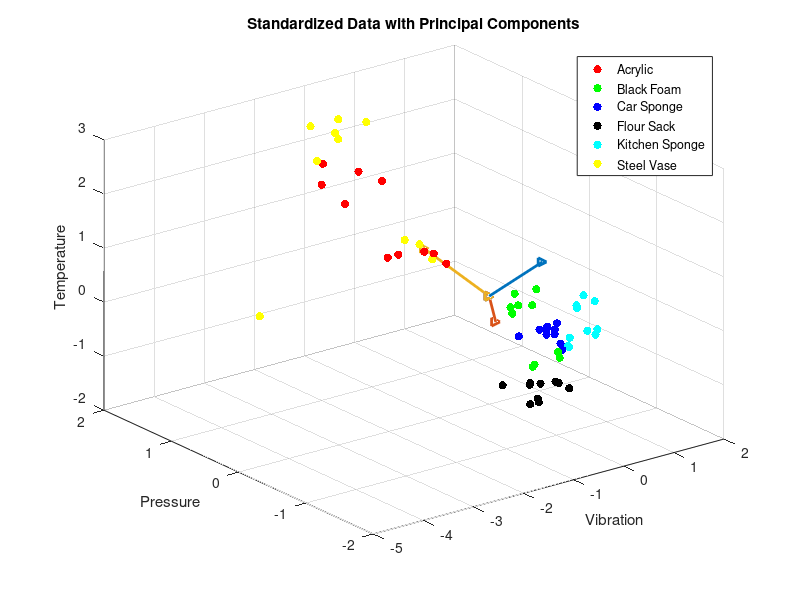
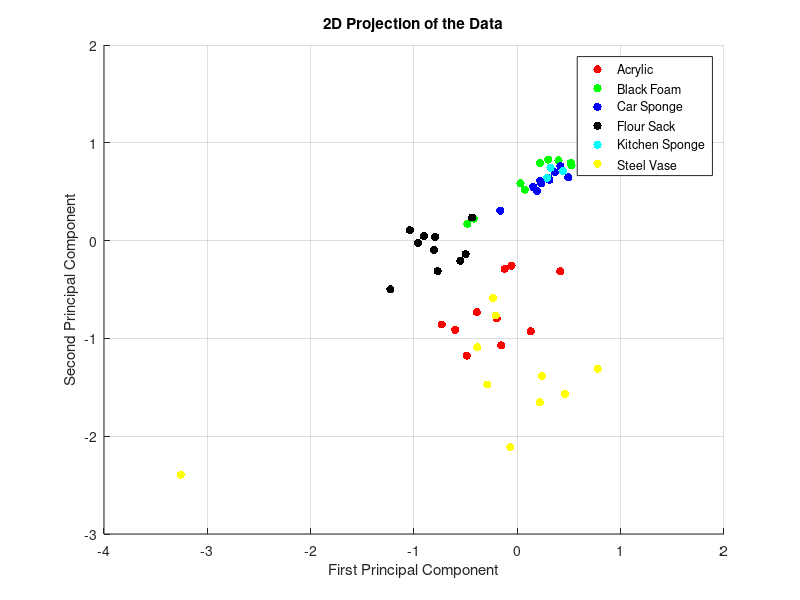
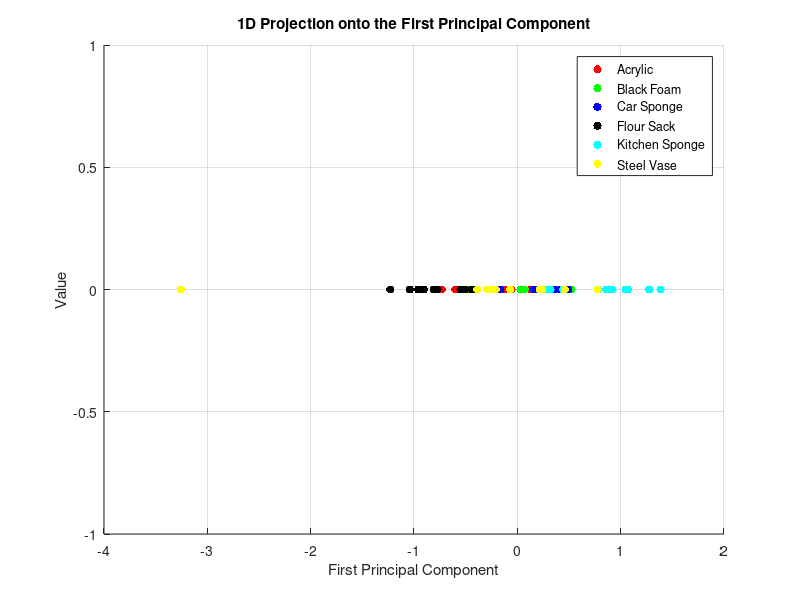
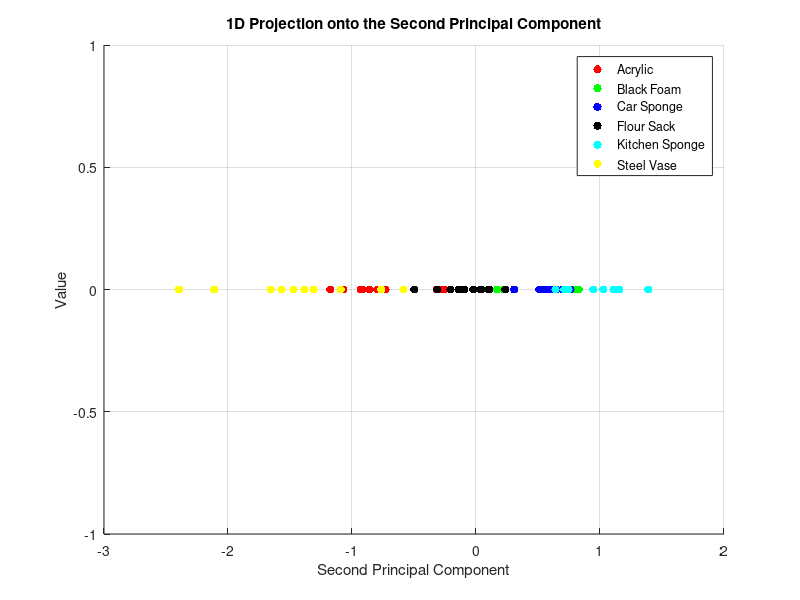

Here is the MATLAB script that generated these plots, in order: (Note: this script raises an error after producing the figures.)
%%section B - 1
folderPath = './PR_CW_DATA_2021';
colors = ['r', 'g', 'b', 'k', 'c', 'y'];
labels = {'Acrylic', 'Black Foam', 'Car Sponge', 'Flour Sack', 'Kitchen Sponge', 'Steel Vase'};

%Data Read

load("./PR_CW_DATA_2021/F0_PVT.mat");
load("./PR_CW_DATA_2021/F1_PVT.mat");

% a: covariance matrix, eigenvalues, and eigenvectors
covMatrix_F0 = cov(dataMatrix_F0);
covMatrix_F1 = cov(dataMatrix_F1);
% eigenvectors V, eigenvalues D
[eigenvectors, eigenvalues] = eig(covMatrix_F0);
[eigenvectors_F1, eigenvalues_F1] = eig(covMatrix_F1);

disp('Eigenvectors:');
disp(eigenvectors);
disp('Eigenvalues:');
disp(diag(eigenvalues));

disp('Eigenvectors_F1:');
disp(eigenvectors_F1);
disp('Eigenvalues_F1:');
disp(diag(eigenvalues_F1));
%% b: Replot the Standardised data with the Principal components displayed

standardizedData = (dataMatrix_F0 - mean(dataMatrix_F0)) ./ std(dataMatrix_F0);
meanData = mean(standardizedData);

figure(1);
for i = 1:length(standardizedData(:,1))/10
    idxStart = (i-1)*10 + 1;
    idxEnd = i*10;
    scatterObjects_Qb1(i) = scatter3(standardizedData(idxStart:idxEnd,1), standardizedData(idxStart:idxEnd,2), standardizedData(idxStart:idxEnd,3),36,colors(i), 'filled', 'DisplayName', labels{i});
    hold on; % 保持当前图像，以便在上面添加更多的散点图
end

% scatter3(standardizedData(:,1), standardizedData(:,2), standardizedData(:,3), 'filled');
title('Standardized Data with Principal Components');
legend(scatterObjects_Qb1, 'Location', 'best');
xlabel('Vibration');
ylabel('Pressure');
zlabel('Temperature');
grid("on");
hold on;


for i = 1:size(eigenvectors,2)
%     vectorEndPoint = (meanData' + sqrt(eigenvalues(i,i)) * eigenvectors(:,i))/10;
    vectorEndPoint = (meanData' + 10 * eigenvectors(:,i))/10;
    plot3([meanData(1) vectorEndPoint(1)], ...
          [meanData(2) vectorEndPoint(2)], ...
          [meanData(3) vectorEndPoint(3)], '->', 'LineWidth', 2);
end

hold off;

% c: Reduce the data to 2-dimensions and replot

L_eig_vec = [];
for i = 1 : size(eigenvectors,2) 
    if( eigenvalues(i,i)>1 )
        L_eig_vec = [L_eig_vec eigenvectors(:,i)];
    end
end

projection2D = standardizedData * eigenvectors(:,1:2);

figure(2);
for i = 1:length(standardizedData(:,1))/10
    idxStart = (i-1)*10 + 1;
    idxEnd = i*10;
    scatterObjects_Qb2(i) = scatter(projection2D(idxStart:idxEnd,1), projection2D(idxStart:idxEnd,2), 36,colors(i), 'filled', 'DisplayName', labels{i});
    hold on; % 保持当前图像，以便在上面添加更多的散点图
end

% scatter(projection2D(:,1), projection2D(:,2), 'filled');
legend(scatterObjects_Qb2, 'Location', 'best');
title('2D Projection of the Data');
xlabel('First Principal Component');
ylabel('Second Principal Component');
grid("on");

% d:Show how the data is distributed across all principal components by plotting as separate 1D number lines.

projection1D_1 = standardizedData * eigenvectors(:,1);
figure(3);

for i = 1:length(standardizedData(:,1))/10
    idxStart = (i-1)*10 + 1;
    idxEnd = i*10;
    scatter(projection1D_1(idxStart:idxEnd), zeros(10,1), 36,colors(i), 'filled', 'DisplayName', labels{i});
    hold on; % 保持当前图像，以便在上面添加更多的散点图
end

% scatter(projection1D_1, zeros(size(projection1D_1)), 'filled');
legend('Location', 'best');
title('1D Projection onto the First Principal Component');
xlabel('First Principal Component');
ylabel('Value');
grid("on");

projection1D_2 = standardizedData * eigenvectors(:,2);
figure(4);

for i = 1:length(standardizedData(:,1))/10
    idxStart = (i-1)*10 + 1;
    idxEnd = i*10;
    scatter(projection1D_2(idxStart:idxEnd), zeros(10,1), 36,colors(i), 'filled', 'DisplayName', labels{i});
    hold on; % 保持当前图像，以便在上面添加更多的散点图
end

legend('Location', 'best');
title('1D Projection onto the Second Principal Component');
xlabel('Second Principal Component');
ylabel('Value');
grid("on");


projection1D_3 = standardizedData * eigenvectors(:,3);
figure(5);

for i = 1:length(standardizedData(:,1))/10
    idxStart = (i-1)*10 + 1;
    idxEnd = i*10;
    scatter(projection1D_3(idxStart:idxEnd), zeros(10,1), 36,colors(i), 'filled', 'DisplayName', labels{i});
    hold on; % 保持当前图像，以便在上面添加更多的散点图
end

legend('Location', 'best');
title('1D Projection onto the Third Principal Component');
xlabel('Third Principal Component');
ylabel('Value');
grid("on");

% e:Comment on your findings.

%% section B - 2
load("./PR_CW_DATA_2021/F0_Electro.mat");
load("./PR_CW_DATA_2021/F1_Electro.mat")

%%%%% Section B - 2 - a
% Assuming dataMatrix_elec_F0 and dataMatrix_elec_F1 are already loaded and standardized
% Standardised data with the Principal components displayed

standardizedData_F0 = (dataMatrix_elec_F0 - mean(dataMatrix_elec_F0)) ./ std(dataMatrix_elec_F0);
meanData_F0 = mean(standardizedData_F0);

standardizedData_F1 = (dataMatrix_elec_F1 - mean(dataMatrix_elec_F1)) ./ std(dataMatrix_elec_F1);
meanData_F1 = mean(standardizedData_F1);

% Calculate covariance matrices
covMatrix_F0 = cov(standardizedData_F0);
covMatrix_F1 = cov(standardizedData_F1);

% Perform eigenvalue decomposition
[eigenvectors_F0, eigenvalues_F0] = eig(covMatrix_F0, 'vector');
[eigenvectors_F1, eigenvalues_F1] = eig(covMatrix_F1, 'vector');

% Sort the eigenvectors by descending eigenvalues
[eigenvalues_F0, sortIdx_F0] = sort(eigenvalues_F0, 'descend');
eigenvectors_F0 = eigenvectors_F0(:, sortIdx_F0);

[eigenvalues_F1, sortIdx_F1] = sort(eigenvalues_F1, 'descend');
eigenvectors_F1 = eigenvectors_F1(:, sortIdx_F1);

% Project standardized data onto the PCA space to get the principal components
principleComponents_F0 = standardizedData_F0 * eigenvectors_F0;
principleComponents_F1 = standardizedData_F1 * eigenvectors_F1;

% Calculate the percentage of variance explained by each principal component for F0
variance_explained_F0 = eigenvalues_F0 / sum(eigenvalues_F0) * 100;
variance_explained_F1 = eigenvalues_F1 / sum(eigenvalues_F1) * 100;

figure;
plot(variance_explained_F0, '-o');
hold on;
plot(variance_explained_F1, '--');
grid on;
title('Scree Plot for Variance versus Principal Component');
xlabel('Principal Component');
ylabel('Variance Explained (%)');
legend("F0","F1")

%% Section B - 2 - b - F0
projection3D_F0 = standardizedData_F0 * eigenvectors_F0(:,1:3);
projection2D_electro = standardizedData_F0 * eigenvectors_F0(:,1:2);

figure;
% 假设projection3D是你的数据点矩阵
n = size(projection3D_F0, 1); % 数据点的总数

% 创建一个数组来保存scatter对象，这样我们可以在调用legend函数时使用它们
scatterObjects = gobjects(length(labels), 1); 

% 绘制散点图，为每组数据分配颜色和图例
for i = 1:length(labels)
    idxStart = (i-1)*10 + 1;
    idxEnd = min(i*10, n);
    scatterObjects(i) = scatter3(projection3D_F0(idxStart:idxEnd,1), projection3D_F0(idxStart:idxEnd,2), projection3D_F0(idxStart:idxEnd,3), ...
        36,colors(i), 'filled', 'DisplayName', labels{i});
    hold on; % 保持当前图像，以便在上面添加更多的散点图
end

title('Standardized Data of Electrode');
xlabel('X Axis');
ylabel('Y Axis');
zlabel('Z Axis');
legend(scatterObjects, 'Location', 'best'); % 使用scatter对象数组来创建图例
hold off; % 释放图像

saveFilename = fullfile(folderPath, 'Electro_projection3D_F0.mat');
save(saveFilename, 'projection3D_F0');

%% Section B - 2 - b - F0
projection3D_F1 = standardizedData_F1 * eigenvectors_F1(:,1:3);
projection2D_electro = standardizedData_F1 * eigenvectors_F1(:,1:2);

figure;
% 假设projection3D是你的数据点矩阵
n = size(projection3D_F1, 1); % 数据点的总数

% 标签数组
% 创建一个数组来保存scatter对象，这样我们可以在调用legend函数时使用它们
scatterObjects = gobjects(length(labels), 1); 

% 绘制散点图，为每组数据分配颜色和图例
for i = 1:length(labels)
    idxStart = (i-1)*10 + 1;
    idxEnd = min(i*10, n);
    scatterObjects(i) = scatter3(projection3D_F1(idxStart:idxEnd,1), projection3D_F1(idxStart:idxEnd,2), projection3D_F1(idxStart:idxEnd,3), ...
        36,colors(i), 'filled', 'DisplayName', labels{i});
    hold on; % 保持当前图像，以便在上面添加更多的散点图
end

title('Standardized Data of Electrode');
xlabel('X Axis');
ylabel('Y Axis');
zlabel('Z Axis');
legend(scatterObjects, 'Location', 'best'); % 使用scatter对象数组来创建图例
hold off; % 释放图像

saveFilename = fullfile(folderPath, 'Electro_projection3D_F1.mat');
save(saveFilename, 'projection3D_F1');





